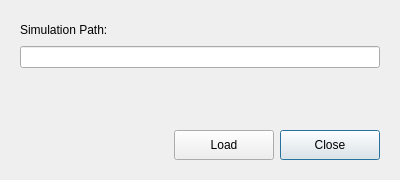
<?xml version="1.0" encoding="UTF-8"?>
<ui version="4.0">
 <class>Dialog</class>
 <widget class="QDialog" name="Dialog">
  <property name="geometry">
   <rect>
    <x>0</x>
    <y>0</y>
    <width>400</width>
    <height>180</height>
   </rect>
  </property>
  <property name="maximumSize">
   <size>
    <width>400</width>
    <height>180</height>
   </size>
  </property>
  <property name="windowTitle">
   <string>Simulation Load Dialog</string>
  </property>
  <layout class="QHBoxLayout" name="horizontalLayout">
   <item>
    <widget class="QWidget" name="pathWidget" native="true">
     <layout class="QGridLayout" name="gridLayout_2">
      <item row="3" column="2">
       <widget class="QPushButton" name="closeDlgButton">
        <property name="minimumSize">
         <size>
          <width>100</width>
          <height>30</height>
         </size>
        </property>
        <property name="maximumSize">
         <size>
          <width>100</width>
          <height>30</height>
         </size>
        </property>
        <property name="text">
         <string>Close</string>
        </property>
       </widget>
      </item>
      <item row="1" column="0" colspan="3">
       <widget class="QLineEdit" name="pathLineEdit"/>
      </item>
      <item row="0" column="1" colspan="2">
       <spacer name="pathHorizontalSpacer">
        <property name="orientation">
         <enum>Qt::Horizontal</enum>
        </property>
        <property name="sizeHint" stdset="0">
         <size>
          <width>98</width>
          <height>20</height>
         </size>
        </property>
       </spacer>
      </item>
      <item row="0" column="0">
       <widget class="QLabel" name="pathLabel">
        <property name="text">
         <string>Simulation Path:</string>
        </property>
       </widget>
      </item>
      <item row="3" column="1">
       <widget class="QPushButton" name="pathLoadButton">
        <property name="minimumSize">
         <size>
          <width>100</width>
          <height>30</height>
         </size>
        </property>
        <property name="maximumSize">
         <size>
          <width>100</width>
          <height>30</height>
         </size>
        </property>
        <property name="text">
         <string>Load</string>
        </property>
       </widget>
      </item>
      <item row="2" column="0">
       <spacer name="verticalSpacer">
        <property name="orientation">
         <enum>Qt::Vertical</enum>
        </property>
        <property name="sizeHint" stdset="0">
         <size>
          <width>20</width>
          <height>40</height>
         </size>
        </property>
       </spacer>
      </item>
     </layout>
    </widget>
   </item>
  </layout>
 </widget>
 <resources/>
 <connections/>
</ui>
